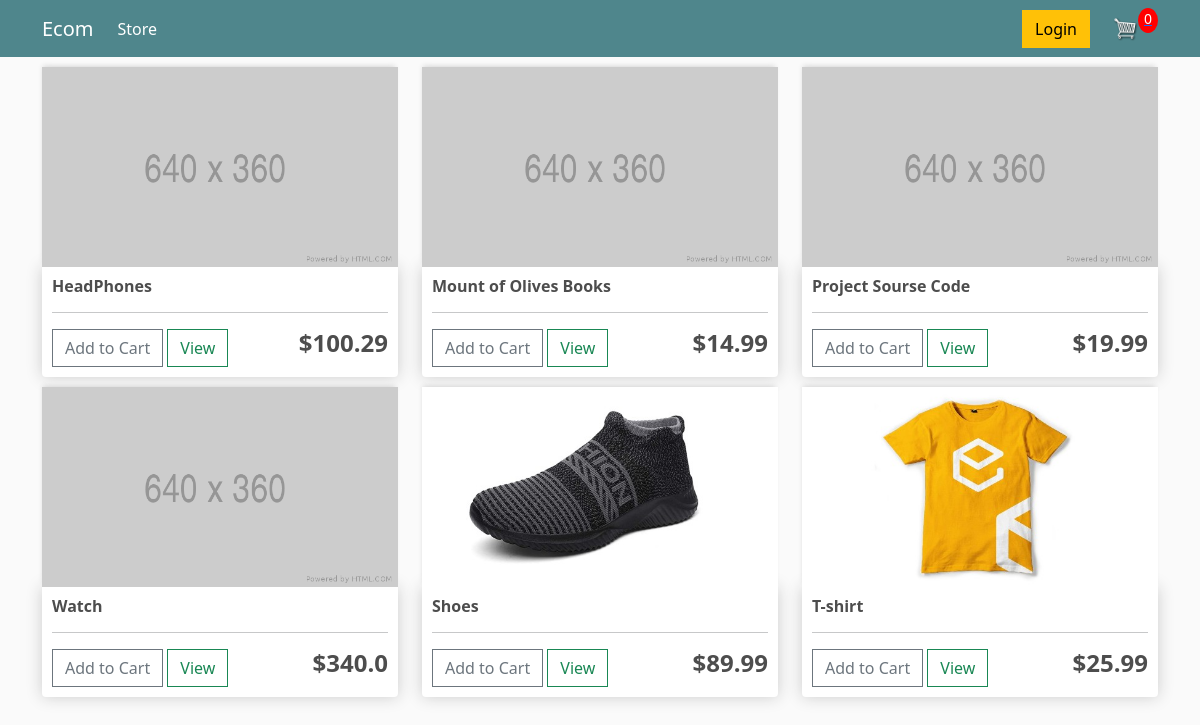
/, run on an earlier commit of the app's database.
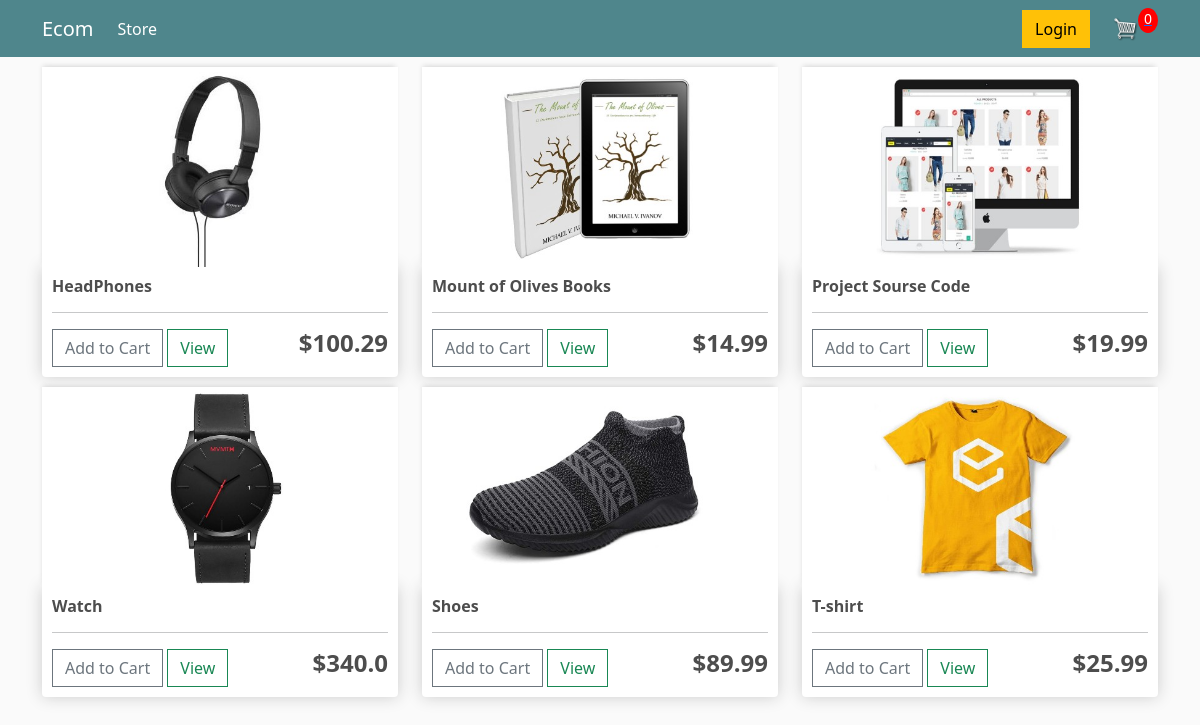
And on a later commit of the database.
### store/models.py (models this page shows, shortened)
class Product(models.Model):
	name = models.CharField(max_length=200)
	price = models.FloatField()
	digital = models.BooleanField(default=False,null=True, blank=True)
	image = models.ImageField(null=True, blank=True)

### store/views.py (the view)
# urls.py: path('',include('store.urls'))
def store(request):
	data = cartData(request)
	cartItems = data['cartItems']
	order = data['order']
	items = data['items']
	products = Product.objects.all()
	context = {'products':products, 'cartItems':cartItems}
	return render(request, 'store/store.html', context)

### store/utils.py (called while the page is built, shortened)
def cookieCart(request):
	try:
		cart = json.loads(request.COOKIES['cart'])
	except:
		cart = {}
		print('CART:', cart)
	items = []
	order = {'get_cart_total':0, 'get_cart_items':0, 'shipping':False}
	cartItems = order['get_cart_items']
	return {'cartItems':cartItems ,'order':order, 'items':items}

def cartData(request):
	if request.user.is_authenticated:
		customer = request.user.customer
		order, created = Order.objects.get_or_create(customer=customer, complete=False)
		items = order.orderitem_set.all()
		cartItems = order.get_cart_items
	else:
		cookieData = cookieCart(request)
		cartItems = cookieData['cartItems']
		order = cookieData['order']
		items = cookieData['items']
	return {'cartItems':cartItems ,'order':order, 'items':items}

### store/templates/store/store.html
{% extends 'store/main.html' %}
{% load static %}
{% block content %}
	<div class="row">
		{% for product in products %}
		<div class="col-lg-4">
			{% if product.image %}
				<img class="thumbnail" src="{{ product.image.url }}" alt="{{ product.name }}">
			{% else %}
				<img class="thumbnail" src="{% static 'images/placeholder.jpeg' %}" alt="No Image">
			{% endif %}
			<div class="box-element product">
				<h6><strong>{{ product.name }}</strong></h6>
				<hr>
				<button data-product="{{product.id}}" data-action="add" class="btn btn-outline-secondary add-btn update-cart">Add to Cart</button>
				<a class="btn btn-outline-success" href="#">View</a>
				<h4 style="display: inline-block; float: right"><strong>${{ product.price }}</strong></h4>
			</div>
		</div>
		{% endfor %}
	</div>
{% endblock content %}

### store/templates/store/main.html (shortened to what this page needs)
<!DOCTYPE html>
{% load static %}
<html>
  <head>
    <link
      href="https://cdn.jsdelivr.net/npm/bootstrap@5.3.3/dist/css/bootstrap.min.css"
      rel="stylesheet"
    />
    <link rel="stylesheet" type="text/css" href="{% static 'css/main.css' %}" />
  </head>
  <body>
    <nav class="navbar navbar-expand-lg navbar-dark bg-dark">
      <div class="container">
        <a class="navbar-brand" href="{% url 'store' %}">Ecom</a>
        <div class="collapse navbar-collapse" id="navbarSupportedContent">
          <ul class="navbar-nav me-auto">
            <li class="nav-item">
              <a class="nav-link active" href="{% url 'store' %}">Store</a>
            </li>
          </ul>
          <div class="d-flex align-items-center">
            <a href="#" class="btn btn-warning me-2">Login</a>
            <a href="{% url 'cart' %}" class="d-flex align-items-center">
              <img
                id="cart-icon"
                src="{% static 'images/cart.png' %}"
                alt="Cart"
              />
              <p id="cart-total">{{cartItems}}</p>
            </a>
          </div>
        </div>
      </div>
    </nav>
    <div class="container">{%block content%} {% endblock content%}</div>
  </body>
</html>

### static/css/main.css (style rules this page uses)
body { background-color: hsl(0, 0%, 98%); }
h1,h2,h3,h4,h5,h6 { color:hsl(0, 0%, 30%); }
.box-element { box-shadow:hsl(0, 0%, 80%) 0 0 16px; background-color: #fff; border-radius: 4px; padding: 10px; }
.thumbnail { width: 100%; height: 200px; -webkit-box-shadow: -1px -3px 5px -2px rgba(214,214,214,1); -moz-box-shadow: -1px -3px 5px -2px rgba(214,214,214,1); box-shadow: -1px -3px 5px -2px rgba(214,214,214,1); }
.product { border-radius: 0 0 4px 4px; }
.bg-dark { background-color: #4f868c!important; }
#cart-icon { width:25px; display: inline-block; margin-left: 15px; }
#cart-total { display: block; text-align: center; color:#fff; background-color: red; width: 20px; height: 25px; border-radius: 50%; font-size: 14px; }
.col-lg-4, .col-lg-6, .col-lg-8, .col-lg-12 { margin-top: 10px; }
.btn { border-radius: 0; }

What changed in the data, as far as the page shows it:
changed Product "HeadPhones": image: picture added
changed Product "Mount of Olives Books": image: picture added
changed Product "Project Sourse Code": image: picture added
changed Product "Watch": image: picture added
